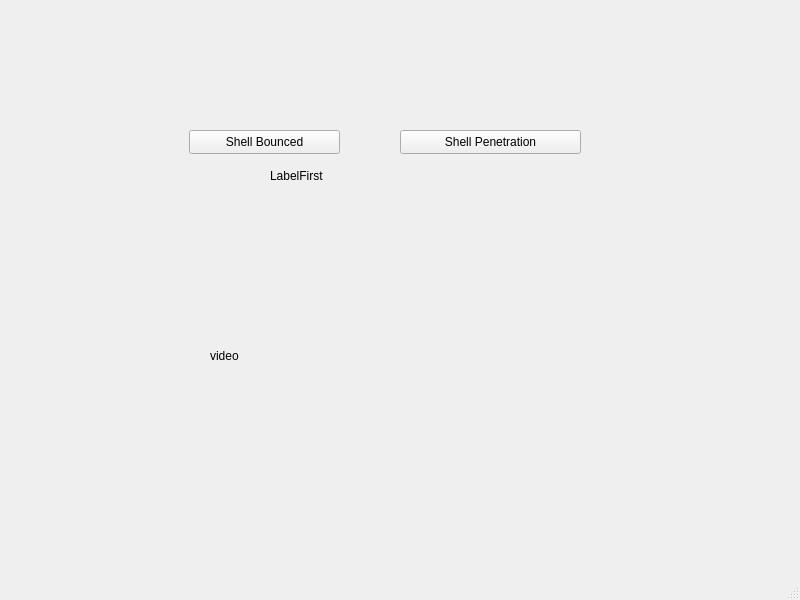
<?xml version="1.0" encoding="UTF-8"?>
<ui version="4.0">
 <class>MainWindow</class>
 <widget class="QMainWindow" name="MainWindow">
  <property name="geometry">
   <rect>
    <x>0</x>
    <y>0</y>
    <width>800</width>
    <height>600</height>
   </rect>
  </property>
  <property name="windowTitle">
   <string>MainWindow</string>
  </property>
  <widget class="QWidget" name="centralwidget">
   <widget class="QPushButton" name="pushButton">
    <property name="geometry">
     <rect>
      <x>189</x>
      <y>130</y>
      <width>151</width>
      <height>24</height>
     </rect>
    </property>
    <property name="text">
     <string>Shell Bounced</string>
    </property>
   </widget>
   <widget class="QLabel" name="label">
    <property name="geometry">
     <rect>
      <x>270</x>
      <y>160</y>
      <width>241</width>
      <height>31</height>
     </rect>
    </property>
    <property name="text">
     <string>LabelFirst</string>
    </property>
   </widget>
   <widget class="QLabel" name="video">
    <property name="geometry">
     <rect>
      <x>210</x>
      <y>220</y>
      <width>371</width>
      <height>271</height>
     </rect>
    </property>
    <property name="text">
     <string>video</string>
    </property>
   </widget>
   <widget class="QPushButton" name="pushButton2">
    <property name="geometry">
     <rect>
      <x>400</x>
      <y>130</y>
      <width>181</width>
      <height>24</height>
     </rect>
    </property>
    <property name="text">
     <string>Shell Penetration</string>
    </property>
   </widget>
  </widget>
  <widget class="QStatusBar" name="statusbar"/>
  <widget class="QMenuBar" name="menubar">
   <property name="geometry">
    <rect>
     <x>0</x>
     <y>0</y>
     <width>800</width>
     <height>21</height>
    </rect>
   </property>
  </widget>
 </widget>
 <resources/>
 <connections/>
</ui>
